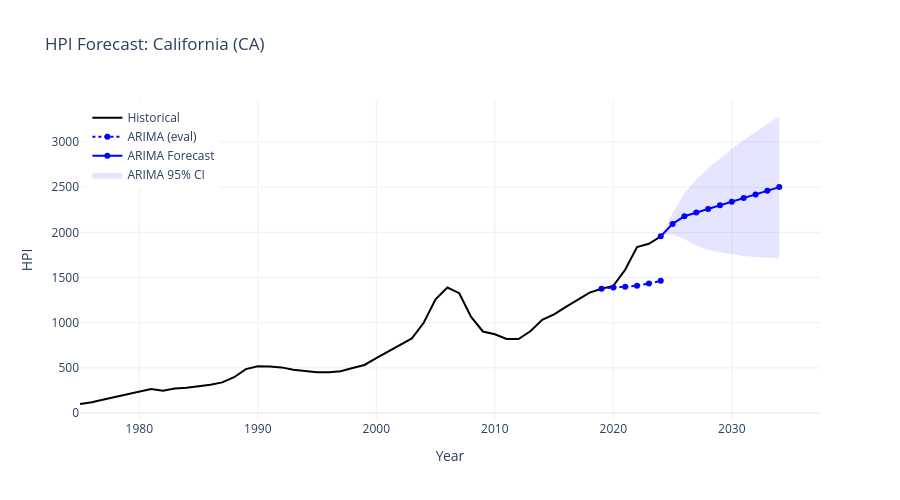

Here is the notebook cell this chart was saved with:
### Markdown cell above
### 4a. Single State Forecast (California)

### Code cell
fig = plot_state_forecast("CA", df, arima_forecast, eval_df=arima_eval)
fig.show()

### Figure 1 — Plotly figure (JSON) as saved in the notebook; plotly's stock layout.template omitted (floating-point values rounded to 4 significant figures)
{"data": [{"line": {"color": "black", "width": 2}, "mode": "lines", "name": "Historical", "type": "scatter", "x": [1975, 1976, 1977, 1978, 1979, 1980, 1981, 1982, 1983, 1984, 1985, 1986, 1987, 1988, 1989, 1990, 1991, 1992, 1993, 1994, 1995, 1996, 1997, 1998, 1999, 2000, 2001, 2002, 2003, 2004, 2005, 2006, 2007, 2008, 2009, 2010, 2011, 2012, 2013, 2014, 2015, 2016, 2017, 2018, 2019, 2020, 2021, 2022, 2023, 2024], "y": [100.0, 118.9, 149.0, 177.4, 206.9, 240.8, 264.7, 247.0, 271.1, 279.5, 294.9, 312.5, 339.3, 396.4, 486.4, 517.6, 514.5, 505.2, 478.9, 463.8, 451.1, 450.2, 461.7, 499.2, 532.0, 607.0, 680.2, 751.8, 826.3, 998.5, 1258.0, 1389.0, 1326.0, 1064.0, 902.6, 872.5, 820.7, 818.5, 904.5, 1032.0, 1091.0, 1176.0, 1252.0, 1332.0, 1375.0, 1407.0, 1585.0, 1838.0, 1874.0, 1956.0]}, {"line": {"color": "blue", "dash": "dot"}, "mode": "lines+markers", "name": "ARIMA (eval)", "type": "scatter", "x": [2019, 2020, 2021, 2022, 2023, 2024], "y": [1375.0, 1391.0, 1397.0, 1409.0, 1432.0, 1463.0]}, {"line": {"color": "blue", "width": 2}, "mode": "lines+markers", "name": "ARIMA Forecast", "type": "scatter", "x": [2024, 2025, 2026, 2027, 2028, 2029, 2030, 2031, 2032, 2033, 2034], "y": [1956.0, 2093.0, 2178.0, 2218.0, 2258.0, 2299.0, 2339.0, 2379.0, 2420.0, 2460.0, 2500.0]}, {"fill": "toself", "fillcolor": "rgba(0,0,255,0.1)", "line": {"color": "rgba(0,0,0,0)"}, "name": "ARIMA 95% CI", "showlegend": true, "type": "scatter", "x": [2024, 2025, 2026, 2027, 2028, 2029, 2030, 2031, 2032, 2033, 2034, 2034, 2033, 2032, 2031, 2030, 2029, 2028, 2027, 2026, 2025, 2024], "y": [1956.0, 2207.0, 2432.0, 2584.0, 2709.0, 2821.0, 2924.0, 3021.0, 3113.0, 3202.0, 3287.0, 1714.0, 1719.0, 1727.0, 1738.0, 1754.0, 1777.0, 1808.0, 1852.0, 1924.0, 1979.0, 1956.0]}], "layout": {"height": 500, "legend": {"x": 0.01, "y": 0.99}, "title": {"text": "HPI Forecast: California (CA)"}, "width": 900, "xaxis": {"title": {"text": "Year"}}, "yaxis": {"title": {"text": "HPI"}}}}
